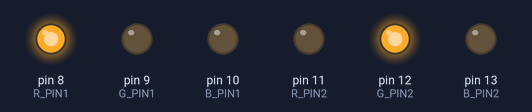
The sketch below on a simulated Arduino Uno, built with avr-gcc and run on an emulated ATmega328P. Parts: output pins drawn as LEDs (lit = HIGH).

Above: at 7.5 s.
At 17.5 s:
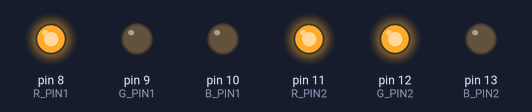
At 27.5 s:
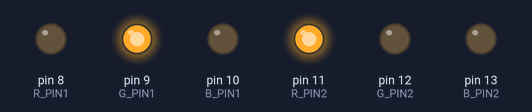
At 37.5 s:
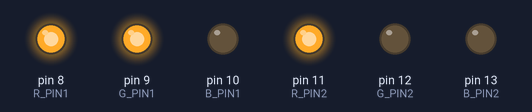
Timing chart, 0 to 52.0 s (numbered marks = the images above):
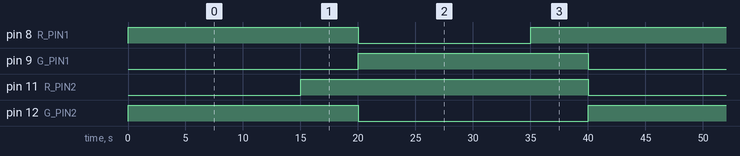

Measured:
- by itself, pin 8 (R_PIN1): repeats every 40.0 s: LOW 15.0 s, HIGH 25.0 s
- by itself, pin 9 (G_PIN1), pin 12 (G_PIN2): alternates HIGH for 20.0 s and LOW for 20.0 s
- by itself, pin 11 (R_PIN2): alternates HIGH for 25.0 s and LOW for 15.0 s

The sketch:

TrafficLight1.ino
```cpp
/*
Дабы коровы не задели овец рогами во время наложения желтого цвета 1 светофора и зеленого цвета 2
светофора, время работы красного сигнала было увеличено до 20 с для обоих светофоров.
Пины 8-13 отведены под светодиоды (можно уложиться в 4 пина для 2 светофоров)
@Petrov Ivan 2024
*/


int dTr1 = 0;
int dTr2 = 0;
int dTr3 = 0;
int dTr4 = 0;
int dTr5 = 0;  // глобальные переменные для однократного включения
//светодиодов во время работы светофора в каком либо режиме
unsigned long t_init = 0;

short int R_PIN1 = 8;
short int G_PIN1 = 9;
short int B_PIN1 = 10;

short int R_PIN2 = 11;
short int G_PIN2 = 12;
short int B_PIN2 = 13;


void setup() {
  pinMode(R_PIN1, OUTPUT);
  pinMode(G_PIN1, OUTPUT);
  pinMode(B_PIN1, OUTPUT);

  pinMode(R_PIN2, OUTPUT);
  pinMode(G_PIN2, OUTPUT);
  pinMode(B_PIN2, OUTPUT);
}

void loop() {
  t_init = checkState(t_init);  // функция в которой реализована логика работы программы
  //на вход принимает "начальное время" - на деле является временем начала цикла работы обоих
  //светофоров
}

void ligthsInput(short int R_PIN, short int G_PIN, short int B_PIN, short int valR, short int valG, short int valB) {

  digitalWrite(R_PIN, valR);  // Red pin signal
  digitalWrite(G_PIN, valG);  // Green pin signal
  digitalWrite(B_PIN, valB);  // Blue pin signal , можно отказаться, т.к. не используется
}

unsigned long checkState(unsigned long t_init) {
  if (millis() - t_init < 15000)  //условие достижения первых 15 секунд работы цикла
  {
    if (dTr1 == 0) {                                 //подобные этому флаги используются для одноразового включения-выключения
                                                     //светодиодов за время работы цикла
      ligthsInput(R_PIN1, G_PIN1, B_PIN1, 1, 0, 0);  // 1- R, 2 - G
      ligthsInput(R_PIN2, G_PIN2, B_PIN2, 0, 1, 0);
      dTr1 = 1;
    }
  }

  if (millis() - t_init < 20000 && millis() - t_init > 15000)  //условие первого переключения второго светофора
  {
    if (dTr2 == 0) {
      ligthsInput(R_PIN2, G_PIN2, B_PIN2, 0, 0, 0);  // второй светофор выключается

      ligthsInput(R_PIN2, G_PIN2, B_PIN2, 1, 1, 0);  // второй светофор включает желтый свет
      dTr2 = 1;
    }
  }

  if (millis() - t_init < 35000 && millis() - t_init > 20000) {
    if (dTr3 == 0) {
      ligthsInput(R_PIN1, G_PIN1, B_PIN1, 0, 0, 0);  //выключаются оба светофора
      ligthsInput(R_PIN2, G_PIN2, B_PIN2, 0, 0, 0);

      ligthsInput(R_PIN1, G_PIN1, B_PIN1, 0, 1, 0);  // На светофорах включается 1 -G, 2- R
      ligthsInput(R_PIN2, G_PIN2, B_PIN2, 1, 0, 0);
      dTr3 = 1;
    }
  }
  if (millis() - t_init < 40000 && millis() - t_init > 35000) {
    if (dTr4 == 0) {
      ligthsInput(R_PIN1, G_PIN1, B_PIN1, 0, 0, 0);  //turning off

      ligthsInput(R_PIN1, G_PIN1, B_PIN1, 1, 1, 0);  // 1-Y 2- R
      dTr4 = 1;
    }
  }


  if (millis() - t_init == 40000)  //условие окончания работы цикла
  {
    ligthsInput(R_PIN1, G_PIN1, B_PIN1, 0, 0, 0);  //turning off
    ligthsInput(R_PIN2, G_PIN2, B_PIN2, 0, 0, 0);

    t_init = millis();
    dTr1 = 0;
    dTr2 = 0;
    dTr3 = 0;
    dTr4 = 0;
  }
  return t_init;
}
```
